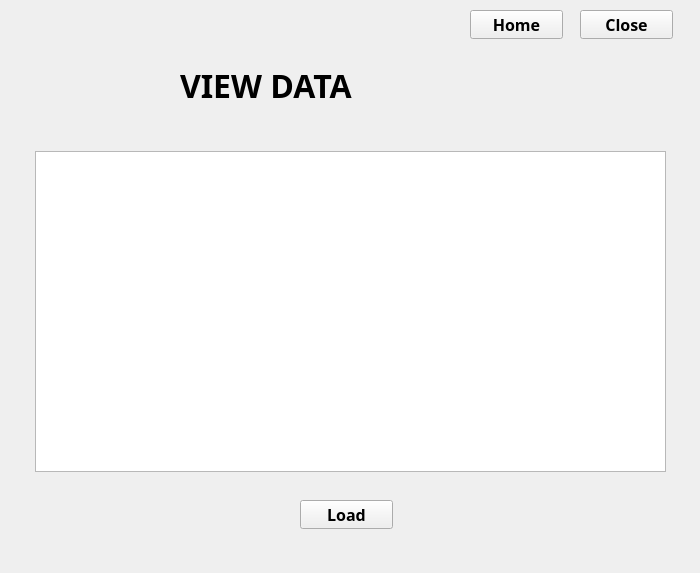
<?xml version="1.0" encoding="UTF-8"?>
<ui version="4.0">
 <class>local_data</class>
 <widget class="QWidget" name="local_data">
  <property name="geometry">
   <rect>
    <x>0</x>
    <y>0</y>
    <width>700</width>
    <height>573</height>
   </rect>
  </property>
  <property name="font">
   <font/>
  </property>
  <property name="windowTitle">
   <string>Postal Management System</string>
  </property>
  <widget class="QPushButton" name="pushButton">
   <property name="geometry">
    <rect>
     <x>470</x>
     <y>10</y>
     <width>93</width>
     <height>29</height>
    </rect>
   </property>
   <property name="font">
    <font>
     <family>Sitka Display</family>
     <pointsize>12</pointsize>
     <bold>true</bold>
    </font>
   </property>
   <property name="text">
    <string>Home</string>
   </property>
  </widget>
  <widget class="QPushButton" name="pushButton_3">
   <property name="geometry">
    <rect>
     <x>300</x>
     <y>500</y>
     <width>93</width>
     <height>29</height>
    </rect>
   </property>
   <property name="font">
    <font>
     <family>Sitka Display</family>
     <pointsize>12</pointsize>
     <bold>true</bold>
    </font>
   </property>
   <property name="text">
    <string>Load</string>
   </property>
  </widget>
  <widget class="QLabel" name="image">
   <property name="geometry">
    <rect>
     <x>30</x>
     <y>20</y>
     <width>111</width>
     <height>111</height>
    </rect>
   </property>
   <property name="font">
    <font>
     <family>Sitka Display</family>
    </font>
   </property>
   <property name="text">
    <string/>
   </property>
  </widget>
  <widget class="QTableView" name="tableView">
   <property name="geometry">
    <rect>
     <x>35</x>
     <y>151</y>
     <width>631</width>
     <height>321</height>
    </rect>
   </property>
   <property name="font">
    <font>
     <family>Sitka Display</family>
     <bold>true</bold>
    </font>
   </property>
  </widget>
  <widget class="QPushButton" name="pushButton_2">
   <property name="geometry">
    <rect>
     <x>580</x>
     <y>10</y>
     <width>93</width>
     <height>29</height>
    </rect>
   </property>
   <property name="font">
    <font>
     <family>Sitka Display</family>
     <pointsize>12</pointsize>
     <bold>true</bold>
    </font>
   </property>
   <property name="text">
    <string>Close</string>
   </property>
  </widget>
  <widget class="QLabel" name="label_2">
   <property name="geometry">
    <rect>
     <x>180</x>
     <y>50</y>
     <width>231</width>
     <height>71</height>
    </rect>
   </property>
   <property name="font">
    <font>
     <family>Sitka Display</family>
     <pointsize>24</pointsize>
     <bold>true</bold>
    </font>
   </property>
   <property name="text">
    <string>VIEW DATA</string>
   </property>
  </widget>
 </widget>
 <resources/>
 <connections/>
</ui>
